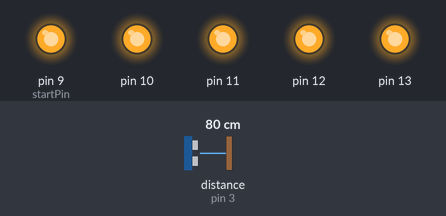
Simulated run of this sketch. Board: Arduino Uno, built with avr-gcc and run on an emulated ATmega328P. Shown: output pins drawn as LEDs (lit = HIGH). Wiring (inferred from the names in the program): ultrasonic range finder: trigger pin 2; echo pin 3. The test bench sets the inputs (shaded band); at power-on: distance to the obstacle (sensor on pin 3) 80 cm. The echo pulse lasts 58.3 µs per cm; pins used as bus, display or sensor lines are not drawn.

Above: at 5.8 s.
5.9 s: distance to the obstacle (sensor on pin 3) set to 248 cm
11.9 s: distance to the obstacle (sensor on pin 3) set to 256 cm
At 16.1 s:
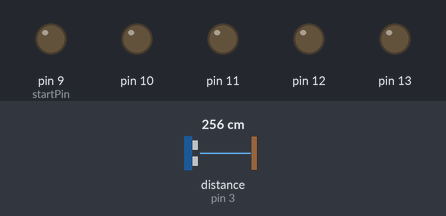
17.9 s: distance to the obstacle (sensor on pin 3) set to 2 cm
At 19.3 s:
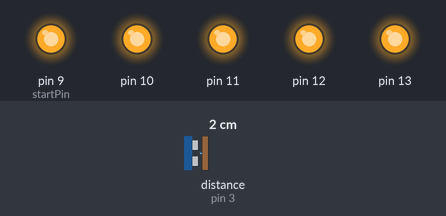
23.9 s: distance to the obstacle (sensor on pin 3) set to 299 cm
At 28.8 s:
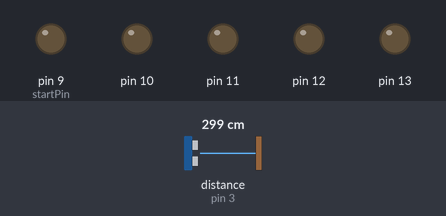
Timing chart, 0 to 30.3 s (numbered marks = the images above; inputs shaded):
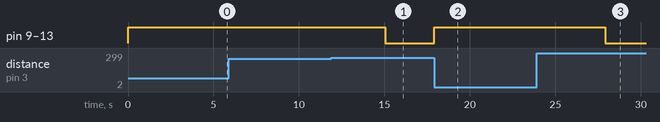

The sketch:

ultraSonicLights.ino
```cpp
const int trigPin = 2;
const int echoPin = 3;
int ledPinArr[5];
int startPin = 9;
int numLeds = 5;
long duration;
int distance;
int triggerDistance = 250; // 250 centimeters == ~10 inches

void setup() {
  for(int i = 0; i < numLeds; i++) {
    ledPinArr[i] = i + startPin;
  } // init led pin array

  for(int i = 0; i < numLeds; i++) {
    pinMode(ledPinArr[i], OUTPUT);
  } // set pin mode of led array

  pinMode(trigPin, OUTPUT);
  pinMode(echoPin, INPUT);
}

void loop() {
  digitalWrite(trigPin, LOW);
  delayMicroseconds(2);

  digitalWrite(trigPin, HIGH);
  delayMicroseconds(10);
  digitalWrite(trigPin, LOW);

  duration = pulseIn(echoPin, HIGH);
  distance = duration * 0.034 / 2;

  if(distance < triggerDistance)
  {
    for(int i = 0; i < numLeds; i++) {
      digitalWrite(ledPinArr[i], HIGH);
    }
    delay(5000); // remain on for at least 5 seconds after stimulus ends
  }
  else
  {
    for(int i = 0; i < numLeds; i++) {
      digitalWrite(ledPinArr[i], LOW);
    }
  }
}
```

Measured:
- the behaviour switches between 252 and 253 cm on distance to the obstacle (sensor on pin 3) (found by bisection; images 0 and 1)
- after the input at 5.9 s, every drawn part: stays the same
- after the input at 11.9 s, pin 9 (startPin), pin 10–13: HIGH → LOW after 3.1 s
- after the input at 17.9 s, pin 9 (startPin), pin 10–13: LOW → HIGH at once
- after the input at 23.9 s, pin 9 (startPin), pin 10–13: HIGH → LOW after 4.0 s
